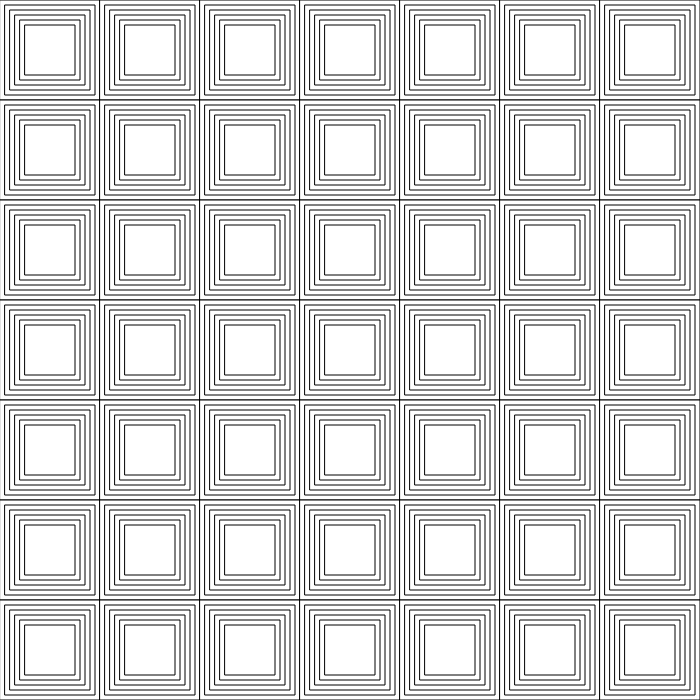
Frame 1 (no input)
Frame 60 (no input): identical to frame 1, image omitted
Frame 120 (the mouse pressed at the canvas centre since frame 60): identical to frame 1, image omitted

The p5.js sketch that drew this single still picture (run headless with seeded random() and noise() and a simulated clock; from frame 60 on, the mouse is pressed at the canvas centre):

// p5.js sketch
// ── sketch.js
x = 0
y = 0
let squareSize = 100;
let dir = 1;

function setup() {


    // set canvas size
    const canvasSize = 700;
    // const middle = 50;



    createCanvas(700, 700);
    let rotationAngles = [];



    background(220);
    for (let i = 0; i < width; i += 100) {
        for (let j = 0; j < height; j += 100) {
            rect(i, j, 100, 100); //main grid square
            push();


            let newi = i + 5;
            let newj = j + 5;
            rect(newi, newj, 90, 90,);
            
            let newi1 = i + 10;
            let newj1 = j + 10;
            rect(newi1, newj1, 80, 80);

            let newi2 = i + 15;
            let newj2 = j +15;
            rect(newi2, newj2, 70, 70);

            let newi3 = i + 20;
            let newj3 = j + 20;
            rect(newi3, newj3, 60, 60);

            let newi4 = i + 25;
            let newj4 = j + 25;
            rect(newi4, newj4, 50, 50);

            


        };







    }

    let d = 100; // initial line is 100px



}




function draw() {




}
